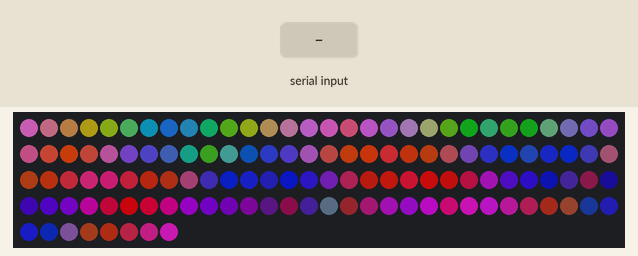
This sketch was run on a simulated Arduino Mega 2560, built with avr-gcc and run on an emulated ATmega2560. Shown: 128 RGB LEDs in strip order, left to right, continuing on the next row. The test bench sets the inputs (shaded band). Dim RGB values are drawn brighter than linear.

Above: at 1.2 s.
1.3 s: "x\n" received over Serial
At 1.68 s:
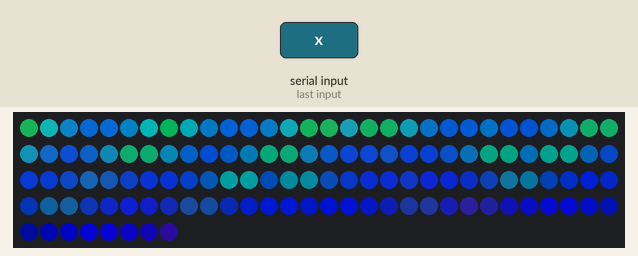
3.9 s: "y\n" received over the second serial link
At 4.08 s:
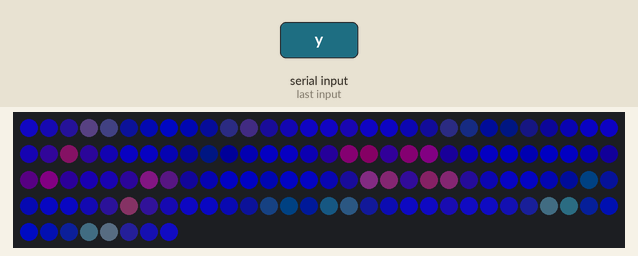
6.3 s: "1\n" received over Serial
At 6.49 s:
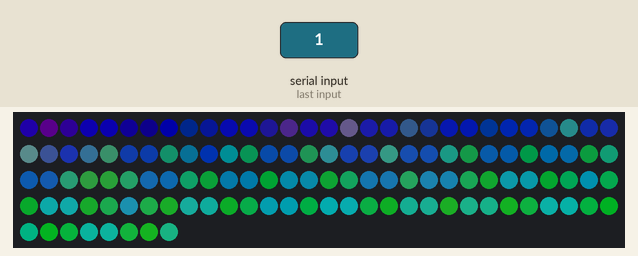
8.7 s: "z\n" received over the second serial link
At 8.9 s:
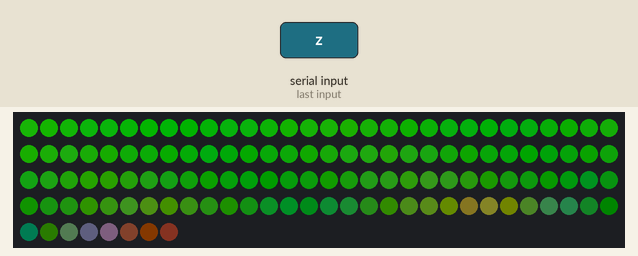
11.1 s: "0\n" received over Serial
At 11.31 s:
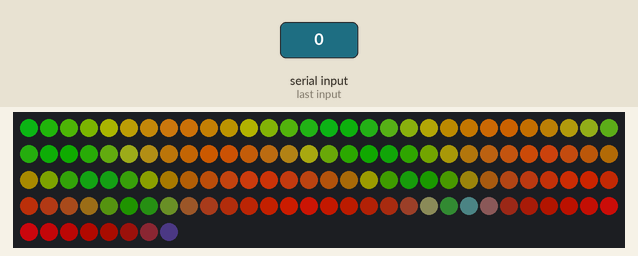
13.5 s: "0\n" received over the second serial link
At 14.01 s:
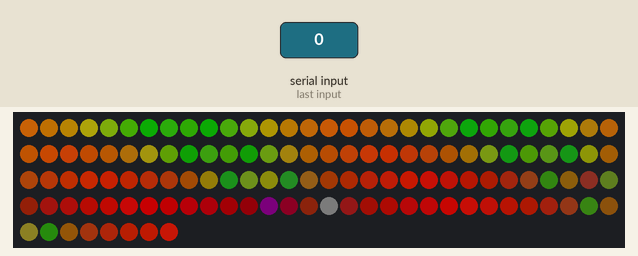
Timing chart, 0 to 16.5 s (numbered marks = the images above; inputs shaded):
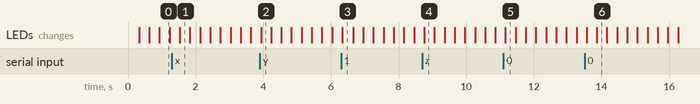

Measured:
- after the input at 1.3 s, the LEDs: change after 0.23 s (image 1)
- after the input at 3.9 s, the LEDs: change at once (image 2)
- after the input at 6.3 s, the LEDs: change at once (image 3)
- after the input at 8.7 s, the LEDs: change after 0.06 s (image 4)
- after the input at 11.1 s, the LEDs: change after 0.06 s (image 5)
- after the input at 13.5 s, the LEDs: first change after 0.06 s (image 6 shows a later state)

The sketch:

jellyfish_3_xyz.ino
```cpp
#include <Adafruit_NeoPixel.h>
#ifdef __AVR__
#include <avr/power.h>
#endif

#define PIN 6

#define DEBUG false

#define HEIGHT 0
#define ANGLE 1
#define RADIUS 2


Adafruit_NeoPixel strip = Adafruit_NeoPixel(128, PIN, NEO_GRB + NEO_KHZ800);

int rows = 8;
int columns = 16;

int ledsPerColumn = rows;
int ledsPerRow = columns;

double arcPercentPerColumn = 1 / 16.0;

int getColumn(int led) {
  return led / ledsPerColumn;
}
double getAngle(int led) {
  return getColumn(led) * arcPercentPerColumn;
}


double height[] = {
  0.125, 0.25, 0.375, 0.50, 0.625, 0.75, 0.875, 1.00,
  1.00, 0.875, 0.75, 0.625, 0.50, 0.375, 0.25, 0.125,
  0.125, 0.25, 0.375, 0.50, 0.625, 0.75, 0.875, 1.00,
  1.00, 0.875, 0.75, 0.625, 0.50, 0.375, 0.25, 0.125,
  0.125, 0.25, 0.375, 0.50, 0.625, 0.75, 0.875, 1.00,
  1.00, 0.875, 0.75, 0.625, 0.50, 0.375, 0.25, 0.125,
  0.125, 0.25, 0.375, 0.50, 0.625, 0.75, 0.875, 1.00,
  1.00, 0.875, 0.75, 0.625, 0.50, 0.375, 0.25, 0.125,
  0.125, 0.25, 0.375, 0.50, 0.625, 0.75, 0.875, 1.00,
  1.00, 0.875, 0.75, 0.625, 0.50, 0.375, 0.25, 0.125,
  0.125, 0.25, 0.375, 0.50, 0.625, 0.75, 0.875, 1.00,
  1.00, 0.875, 0.75, 0.625, 0.50, 0.375, 0.25, 0.125,
  0.125, 0.25, 0.375, 0.50, 0.625, 0.75, 0.875, 1.00,
  1.00, 0.875, 0.75, 0.625, 0.50, 0.375, 0.25, 0.125,
  0.125, 0.25, 0.375, 0.50, 0.625, 0.75, 0.875, 1.00,
  1.00, 0.875, 0.75, 0.625, 0.50, 0.375, 0.25, 0.125

};


double getHeight(int led) {

  return height[led];

}


double radii[] = {
  0.25, 0.50, 0.75, 1.0, 1.0, 0.75, 0.50, 0.25,
  0.50, 0.75, 1.0, 1.0, 0.75, 0.50, 0.25, 0.25,
  0.50, 0.25, 0.25, 0.50, 0.75, 1.0, 1.0, 0.75,
  1.0, 1.0, 0.75, 0.50, 0.25, 0.25, 0.50, 0.75,
  1.0, 0.75, 0.50, 0.25, 0.25, 0.50, 0.75, 1.0,
  0.75, 0.50, 0.25, 0.25, 0.50, 0.75, 1.0, 1.0,
  0.75, 1.0, 1.0, 0.75, 0.50, 0.25, 0.25, 0.50,
  0.25, 0.25, 0.50, 0.75, 1.0, 1.0, 0.75, 0.50,
  0.50, 0.75, 1.0, 1.0, 0.75, 0.50, 0.25, 0.25,
  0.50, 0.25, 0.25, 0.50, 0.75, 1.0, 1.0, 0.75,
  1.0, 1.0, 0.75, 0.50, 0.25, 0.25, 0.50, 0.75,
  1.0, 0.75, 0.50, 0.25, 0.25, 0.50, 0.75, 1.0,
  0.75, 0.50, 0.25, 0.25, 0.50, 0.75, 1.0, 1.0,
  0.75, 1.0, 1.0, 0.75, 0.50, 0.25, 0.25, 0.50,
  0.25, 0.25, 0.50, 0.75, 1.0, 1.0, 0.75, 0.50,
  0.25, 0.50, 0.75, 1.0, 1.0, 0.75, 0.50, 0.25

};


double getRadius(int led) {
  return radii[led];
}


int effectMaxDuration[] = {5000, 7000, 3000};
int effectMinDuration[] = {1000, 1000, 500};
int effectDuration[] = {5000, 7000, 3000};
long effectStart[] = {0, 0, 0};

double effectProgress[] = {0.0, 0.0, 0.0};

String inputString = "";         // a string to hold incoming data
boolean stringComplete = false;  // whether the string is complete

void setup() {
  // This is for Trinket 5V 16MHz, you can remove these three lines if you are not using a Trinket
#if defined (__AVR_ATtiny85__)
  if (F_CPU == 16000000) clock_prescale_set(clock_div_1);
#endif
  // End of trinket special code
  inputString.reserve(200);
  Serial.begin(9600);
  Serial2.begin(57600);
  strip.begin();
  strip.show(); // Initialize all pixels to 'off'
}


int colorDefault[] = {128, 64, 128};
int effectColor[] = {colorDefault[0], colorDefault[1], colorDefault[2]};

void loop() {

  serialEvent();

  long currentMs = millis();

  for (int effect = 0 ; effect < 3; effect++) {

    if (currentMs > ( effectStart[effect] + effectDuration[effect]) ) {
      effectStart[effect] = currentMs;
    }

    if (effectDuration[effect] < effectMaxDuration[effect]) {
      effectDuration[effect]++;
    }

    long msRemaining = (effectDuration[effect] + effectStart[effect]) - currentMs;

    double percentRemaining = msRemaining / (double)effectDuration[effect];


    effectProgress[effect] = abs(sin(percentRemaining * TWO_PI));


  }


  /*
    if (DEBUG) {
    Serial.print( " currentMs:" );
  Serial.print( currentMs );
  Serial.print( " effectStart:" );
  Serial.print( effectStart );
  Serial.print( " msRemaining:" );
  Serial.print( msRemaining );
  Serial.print( " effectProgress:" );
  Serial.print( effectProgress );
  Serial.println();
    }
  */

  for (uint16_t led = 0; led < strip.numPixels(); led++) {


    strip.setPixelColor(led,
                        getHeightColor(led),
                        getAngleColor(led),
                        getRadiusColor(led)
                       );

  }

  strip.show();

  delay(1);

  if (DEBUG) delay(100);
}

int getHeightColor(int led) {
  return effectColor[HEIGHT] * abs(effectProgress[HEIGHT] - getHeight(led));

}

int getAngleColor(int led) {
  return effectColor[ANGLE] * abs(effectProgress[ANGLE] - getAngle(led));

}

int getRadiusColor(int led) {
  return effectColor[RADIUS] * abs(effectProgress[RADIUS] - getRadius(led));
}

void serialEvent() {

  while (Serial2.available()) {
    // get the new byte:
    char inChar = (char)Serial2.read();
    // add it to the inputString:
    inputString += inChar;
    // if the incoming character is a newline, set a flag
    // so the main loop can do something about it:
    if (inChar == '\n') {
      stringComplete = true;
    }
  }


  while (Serial.available()) {
    // get the new byte:
    char inChar = (char)Serial.read();
    // add it to the inputString:
    inputString += inChar;
    // if the incoming character is a newline, set a flag
    // so the main loop can do something about it:
    if (inChar == '\n') {
      stringComplete = true;
    }
  }

  if (stringComplete) {
    stringComplete = false;
    switch (inputString[0])
    {
      case 'r' :
        for (int effect = 0 ; effect < 3; effect++) {
          resetEffect(effect);
        }

        break;
      case '0':
        resetEffect(HEIGHT);
        break;
      case '1':
        resetEffect(ANGLE);
        break;
      case '2':
        resetEffect(RADIUS);
        break;
      case 'x':
        setColor(HEIGHT, inputString[1]);
        break;
      case 'y':
        setColor(ANGLE, inputString[1]);
        break;
      case 'z':
        setColor(RADIUS, inputString[1]);
        break;
    }

    inputString = "";
  }

  return;
}


void resetEffect(int effect) {
  effectStart[effect] = millis();
  effectDuration[effect] = effectMinDuration[effect];
  effectColor[effect] = colorDefault[effect];
  return;

}

void setColor(int effect, char color) {
  effectColor[effect] = color;
  return;
}
```
